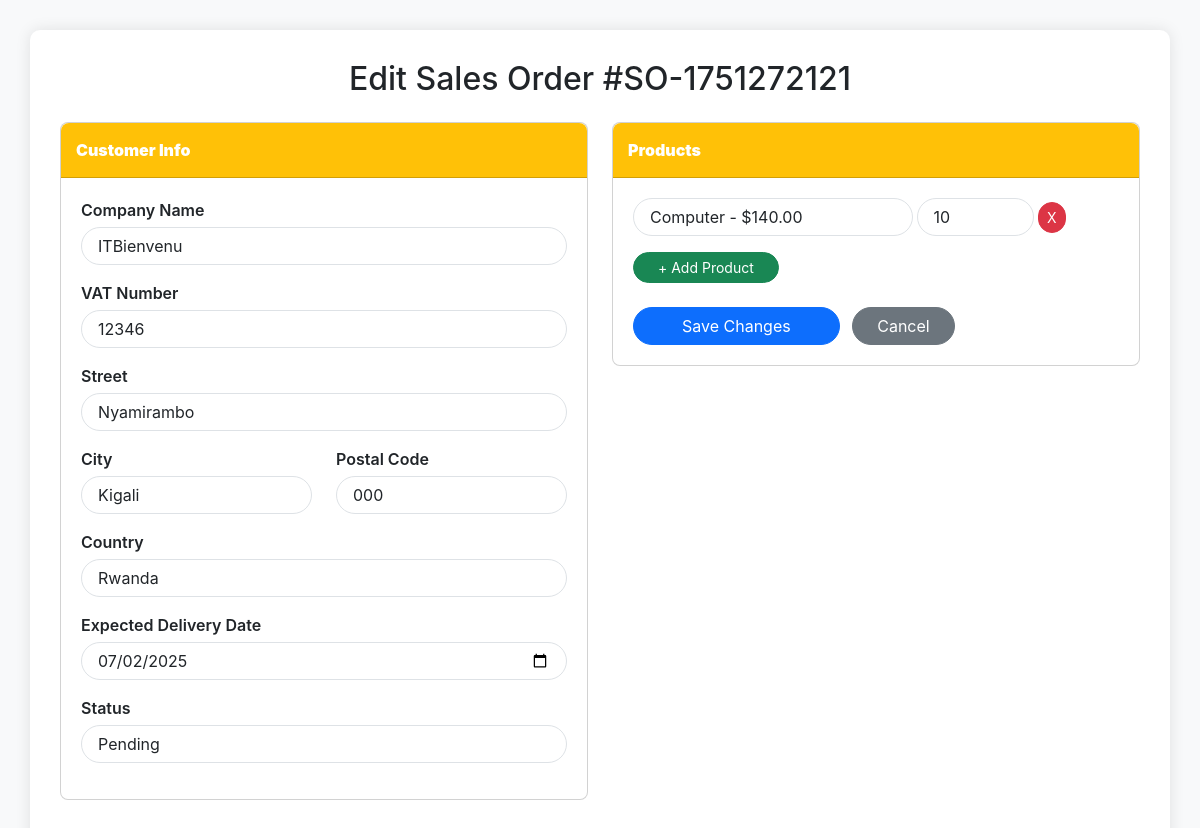
Screenshot of /edits/edit_sales_order.php?order=SO-1751272121 (signed in) with the database file from the repository.
### tables this page shows
CREATE TABLE `sales_orders` (
  `id` int(11) NOT NULL,
  `order_number` varchar(50) NOT NULL,
  `company` varchar(100) NOT NULL,
  `vat` varchar(50) DEFAULT NULL,
  `street` varchar(100) DEFAULT NULL,
  `city` varchar(50) DEFAULT NULL,
  `postal_code` varchar(20) DEFAULT NULL,
  `country` varchar(50) DEFAULT NULL,
  `total_amount` decimal(12,2) NOT NULL,
  `status` varchar(20) DEFAULT 'pending',
  `order_date` date DEFAULT curdate(),
  `delivery_date` date DEFAULT NULL,
  `created_by` int(11) NOT NULL,
  `created_at` timestamp NOT NULL DEFAULT current_timestamp()
);

CREATE TABLE `sales_order_items` (
  `id` int(11) NOT NULL,
  `order_id` int(11) NOT NULL,
  `product_id` int(11) DEFAULT NULL,
  `quantity` int(11) NOT NULL,
  `unit_price` decimal(10,2) NOT NULL,
  `total_price` decimal(12,2) NOT NULL
);

CREATE TABLE `products` (
  `id` int(11) NOT NULL,
  `name` varchar(100) NOT NULL,
  `category` varchar(100) DEFAULT NULL,
  `sku` varchar(50) DEFAULT NULL,
  `description` text DEFAULT NULL,
  `cost_price` decimal(10,2) DEFAULT 0.00,
  `price` decimal(10,2) NOT NULL,
  `quantity` int(11) NOT NULL DEFAULT 0,
  `low_stock` int(11) DEFAULT 5,
  `supplier` varchar(100) DEFAULT NULL,
  `image` varchar(255) DEFAULT NULL,
  `created_by` int(11) DEFAULT NULL,
  `created_at` timestamp NOT NULL DEFAULT current_timestamp()
);

### edits/edit_sales_order.php (the view, shortened to what this page needs)
<?php
include_once "../config/config.php";
$order_number = mysqli_real_escape_string($conn, $_GET['order']);
$order_query = mysqli_query($conn, "
    SELECT *
    FROM sales_orders
    WHERE order_number = '$order_number'
");
$order_data = mysqli_fetch_assoc($order_query);
$order_id = $order_data['id'];
$items_query = mysqli_query($conn, "
    SELECT soi.*, p.name AS product_name, p.price AS product_price
    FROM sales_order_items soi
    JOIN products p ON soi.product_id = p.id
    WHERE soi.order_id = $order_id
");
$sales_order_items = [];
while ($item = mysqli_fetch_assoc($items_query)) {
    $sales_order_items[] = $item;
}
$all_products_query_edit = mysqli_query($conn, "SELECT id, name, price FROM products");
$all_products_edit = [];
while ($p = mysqli_fetch_assoc($all_products_query_edit)) {
    $all_products_edit[] = $p;
}
?>
<!DOCTYPE html>
<html lang="en">
<head>
    <link href="https://cdn.jsdelivr.net/npm/bootstrap@5.3.0/dist/css/bootstrap.min.css" rel="stylesheet">
</head>
<body>
    <div class="container">
        <h2 class="mb-4 text-center">Edit Sales Order #<?php echo htmlspecialchars($order_data['order_number']); ?></h2>
        <form action="../functions/UpdateSalesOrder.php" method="POST">
            <div class="row">
                <div class="col-lg-6">
                    <div class="card rounded-3 mb-4">
                        <div class="card-header"><strong>Customer Info</strong></div>
                        <div class="card-body card-block">
                            <div class="form-group mb-3">
                                <label class="form-label">Company Name</label>
                                <input type="text" name="company" class="form-control rounded-pill px-3" value="<?php echo htmlspecialchars($order_data['company']); ?>" required>
                            </div>
                            <div class="form-group mb-3">
                                <label class="form-label">VAT Number</label>
                                <input type="text" name="vat" class="form-control rounded-pill px-3" value="<?php echo htmlspecialchars($order_data['vat']); ?>">
                            </div>
                            <div class="form-group mb-3">
                                <label class="form-label">Street</label>
                                <input type="text" name="street" class="form-control rounded-pill px-3" value="<?php echo htmlspecialchars($order_data['street']); ?>">
                            </div>
                            <div class="row form-group mb-3">
                                <div class="col-6">
                                    <label class="form-label">City</label>
                                    <input type="text" name="city" class="form-control rounded-pill px-3" value="<?php echo htmlspecialchars($order_data['city']); ?>">
                                </div>
                                <div class="col-6">
                                    <label class="form-label">Postal Code</label>
                                    <input type="text" name="postal_code" class="form-control rounded-pill px-3" value="<?php echo htmlspecialchars($order_data['postal_code']); ?>">
                                </div>
                            </div>
                            <div class="form-group mb-3">
                                <label class="form-label">Country</label>
                                <input type="text" name="country" class="form-control rounded-pill px-3" value="<?php echo htmlspecialchars($order_data['country']); ?>">
                            </div>
                            <div class="form-group mb-3">
                                <label class="form-label">Expected Delivery Date</label>
                                <input type="date" name="delivery_date" class="form-control rounded-pill px-3" value="<?php echo htmlspecialchars($order_data['delivery_date']); ?>">
                            </div>
                            <div class="form-group mb-3">
                                <label class="form-label">Status</label>
                                <select name="status" class="form-control rounded-pill px-3">
                                    <option value="pending" <?php echo ($order_data['status'] == 'pending') ? 'selected' : ''; ?>>Pending</option>
                                </select>
                            </div>
                        </div>
                    </div>
                </div>
                <div class="col-lg-6">
                    <div class="card rounded-3 mb-4">
                        <div class="card-header"><strong>Products</strong></div>
                        <div class="card-body card-block">
                            <div id="productRowsSO">
                                <?php if (empty($sales_order_items)) : ?>
                                    <div class="form-row mb-2 product-row-so d-flex align-items-center">
                                        <div class="col-7 pe-1">
                                            <select name="products[]" class="form-control rounded-pill px-3" required>
                                                <option value="">-- Select Product --</option>
                                                <?php foreach ($all_products_edit as $p) : ?>
                                                    <option value="<?php echo htmlspecialchars($p['id']); ?>">
                                                        <?php echo htmlspecialchars($p['name']); ?> - $<?php echo htmlspecialchars($p['price']); ?>
                                                    </option>
                                                <?php endforeach; ?>
                                            </select>
                                        </div>
                                        <div class="col-3 pe-1">
                                            <input type="number" name="quantities[]" class="form-control rounded-pill px-3" placeholder="Qty" required min="1">
                                        </div>
                                        <div class="col-2 ps-0">
                                            <button type="button" class="btn btn-danger btn-sm removeRowSO rounded-pill">X</button>
                                        </div>
                                    </div>
                                <?php else : ?>
                                    <?php foreach ($sales_order_items as $item) : ?>
                                        <div class="form-row mb-2 product-row-so d-flex align-items-center">
                                            <div class="col-7 pe-1">
                                                <select name="products[]" class="form-control rounded-pill px-3" required>
                                                    <?php foreach ($all_products_edit as $p) : ?>
                                                        <option value="<?php echo htmlspecialchars($p['id']); ?>"
                                                            <?php echo ($p['id'] == $item['product_id']) ? 'selected' : ''; ?>>
                                                            <?php echo htmlspecialchars($p['name']); ?> - $<?php echo htmlspecialchars($p['price']); ?>
                                                        </option>
                                                    <?php endforeach; ?>
                                                </select>
                                            </div>
                                            <div class="col-3 pe-1">
                                                <input type="number" name="quantities[]" class="form-control rounded-pill px-3" placeholder="Qty" value="<?php echo htmlspecialchars($item['quantity']); ?>" required min="1">
                                            </div>
                                            <div class="col-2 ps-0">
                                                <button type="button" class="btn btn-danger btn-sm removeRowSO rounded-pill">X</button>
                                            </div>
                                        </div>
                                    <?php endforeach; ?>
                                <?php endif; ?>
                            </div>
                            <div class="form-group mt-3">
                                <button type="button" class="btn btn-success btn-sm rounded-pill px-4" id="addProductSO">+ Add Product</button>
                            </div>
                            <div class="form-group text-right mt-4">
                                <button type="submit" class="btn btn-primary rounded-pill px-5">Save Changes</button>
                                <a href="manage_sales_order.php?order=<?php echo htmlspecialchars($order_data['order_number']); ?>" class="btn btn-secondary rounded-pill px-4 ms-2">Cancel</a>
                            </div>
                        </div>
                    </div>
                </div>
            </div>
        </form>
    </div>
</body>
</html>

### edits/edit_sales_order.php (style rules this page uses)
body { font-family: 'Inter', sans-serif; background-color: #f8f9fa; }
.container { margin-top: 30px; margin-bottom: 30px; background-color: #ffffff; padding: 30px; border-radius: 10px; box-shadow: 0 0 15px rgba(0, 0, 0, 0.1); }
.card-header { background-color: #ffc107; color: white; font-weight: bold; border-radius: 8px 8px 0 0 !important; padding: 15px; }
.card-body { padding: 20px; }
.btn-danger, .btn-success { border-radius: 5px; }
.form-group label { font-weight: 600; margin-bottom: 5px; }
.rounded-pill.px-3 { border-radius: 50rem !important; }

### rows the page displays
sales_orders: order_number "SO-1751272121", company "ITBienvenu", vat "12346", street "Nyamirambo", city "Kigali", postal_code "000", country "Rwanda", delivery_date "07/02/2025", status "Pending"
sales_order_items: product.name "Computer - $140.00", quantity "10"
